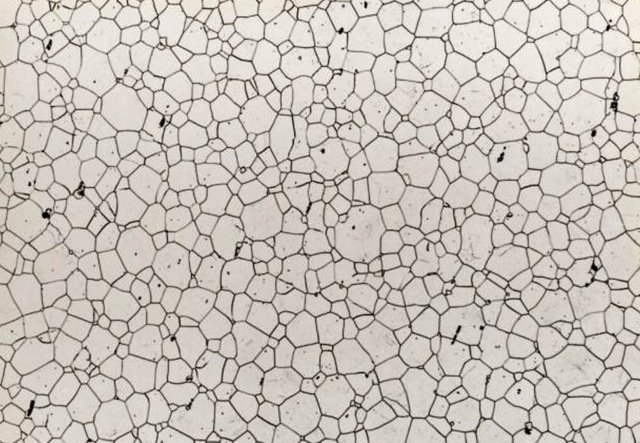
#> input picture Imagenes/granos/grains1.jpg, 640 x 443 px
$ python cornerDetection.py
#> lines starting #> are read from the running program, lines starting #| are printed output that depends on the picture; after the words box and inside, x2 and y2 are one past the last pixel; in counts of white or black regions, pixels touching at a corner belong together
# -*- coding: utf-8 -*-

""" Aplicar distintos algoritmos para determinar las esquinas de los elementos en una imagen"""

import cv2
import numpy as np

# Cargar imagen
img = cv2.imread('./Imagenes/granos/grains1.jpg')
#> img is the input picture: shape (443, 640, 3); mean B, G, R 186.5, 194, 200.4

# Path donde guardar los resultados
path = "./Imagenes/granos/resultados/"

###################
## HARRIS corner ##
###################

gray = cv2.cvtColor(img,cv2.COLOR_BGR2GRAY)
gray32 = np.float32(gray)  #Harris works on float32 images.

# image, block size (size of neighborhood considered), ksize (aperture parameter for Sobel), k
harris = cv2.cornerHarris(gray32,2,3,0.04)
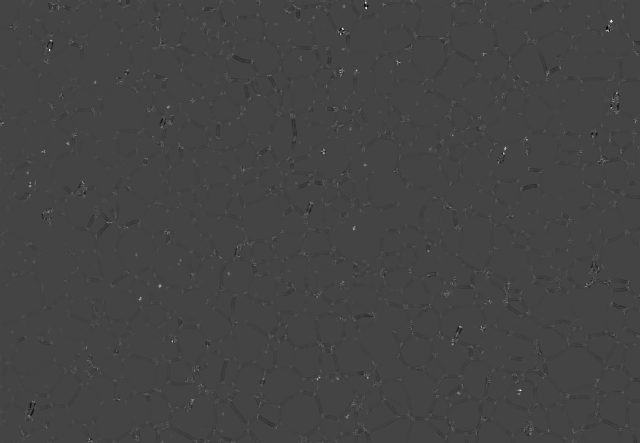
#> harris: shape (443, 640) float32; min -40049548, max 108820440, mean -108268.3; drawn with min black and max white

# Threshold for an optimal value, it may vary depending on the image.
img[harris>0.01*harris.max()]=[255,0,0]    # replace these pixels with blue
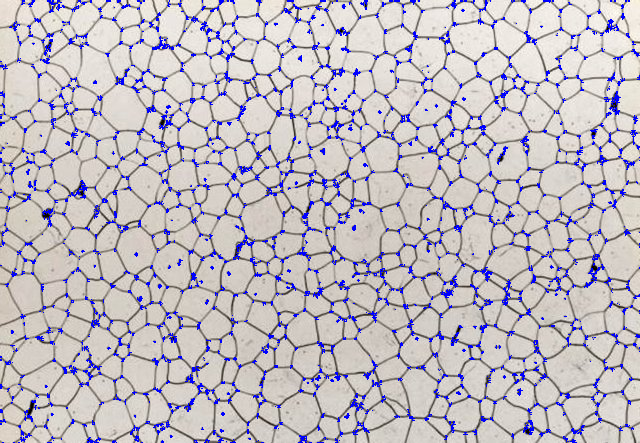
#> img: shape (443, 640, 3); 5.71% of pixels changed, all inside (x1, y1, x2, y2) = (0, 0, 640, 443)

cv2.imwrite(path + 'Harris_Corners.jpg',img)

#########################################################
## Shi-Tomasi Corner Detector & Good Features to Track ##
#########################################################

"""
In opencv it is called goodfeaturestotrack
"""

#input image, #points, quality level (0-1), min euclidean dist. between detected points
corners = cv2.goodFeaturesToTrack(gray,50,0.05,10)
#> corners = 50 rows, first 8: [610, 20], [365, 7], [342, 28], [29, 185], [519, 389], [50, 40], [159, 285], [323, 152]
corners = np.int0(corners)   #np.int0 is int64

for i in corners:
    x,y = i.ravel()   # Ravel Returns a contiguous flattened array.
#    print(x,y)
    cv2.circle(img,(x,y),3,255,-1)  #Draws circle (Img, center, radius, color, etc.)
#> this loop made 50 passes
#> (x, y) on passes 1 to 12: (610, 20), (365, 7), (342, 28), (29, 185), (519, 389), (50, 40), (159, 285), (323, 152), (459, 326), (503, 152), (526, 139), (353, 228)
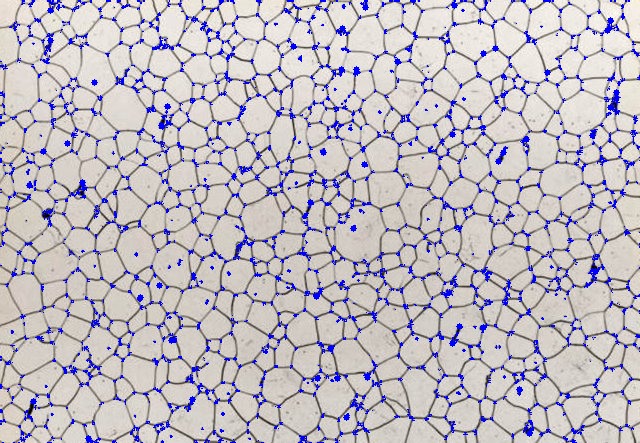
#> img: shape (443, 640, 3); 0.28% of pixels changed, all inside (x1, y1, x2, y2) = (26, 3, 620, 441)

cv2.imwrite(path + 'Corners_goodfeaturestotrack.jpg',img)

#################
#SIFT and SURF ##
#################
"""
Don't work in OpenCV 3
SIFT significa (Stands for scale invariant feature transform)
"""

##########
## FAST ##
##########
"""
- FAST significa (Features from Accelerated Segment Test)
- High speed corner detector
- FAST is only keypoint detector. Cannot get any descriptors.
"""

# Initiate FAST object with default values
detector = cv2.FastFeatureDetector_create(50)   #Detects 50 points

kp = detector.detect(img, None)
#> kp = 3117 keypoints; strongest (x, y, size): (163, 42, 7), (610, 17, 7), (338, 71, 7), (347, 30, 7)

img2 = cv2.drawKeypoints(img, kp, None, flags=0)
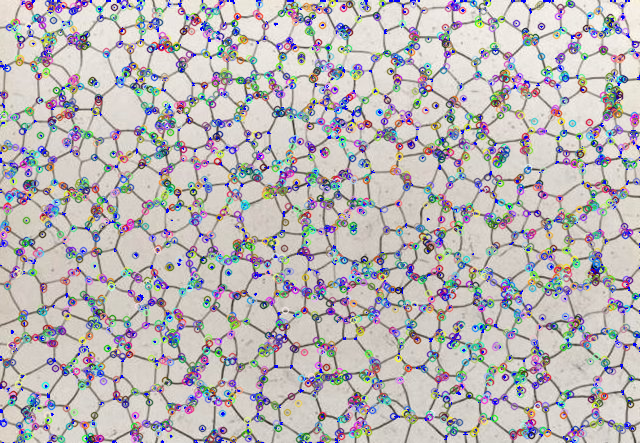
#> img2: shape (443, 640, 3); mean B, G, R 182.4, 181.4, 186.2

cv2.imwrite(path + 'Corners_FAST.jpg',img2)

###########
## BRIEF ##
###########

"""
- BRIEF significa (Binary Robust Independent Elementary Features)
- One important point is that BRIEF is a feature descriptor,
- it doesn’t provide any method to find the features.
- Not going to show the example as BRIEF also not working in OpenCV 3
"""

#########
## ORB ##
#########
"""
- ORB significa (Oriented FAST and Rotated BRIEF)
- An efficient alternative to SIFT or SURF
- ORB is basically a fusion of FAST keypoint detector and BRIEF descriptor
"""

orb = cv2.ORB_create(100)
kp, des = orb.detectAndCompute(img, None)
#> kp = 100 keypoints; strongest (x, y, size): (301, 57, 31), (301, 59, 31), (340, 74, 31), (169, 106, 31)

# draw only keypoints location,not size and orientation
#img2 = cv2.drawKeypoints(img, kp, None, flags=None)
# Now, let us draw with rich key points, reflecting descriptors.
# Descriptors here show both the scale and the orientation of the keypoint.

img2 = cv2.drawKeypoints(img, kp, None, flags=cv2.DRAW_MATCHES_FLAGS_DRAW_RICH_KEYPOINTS)
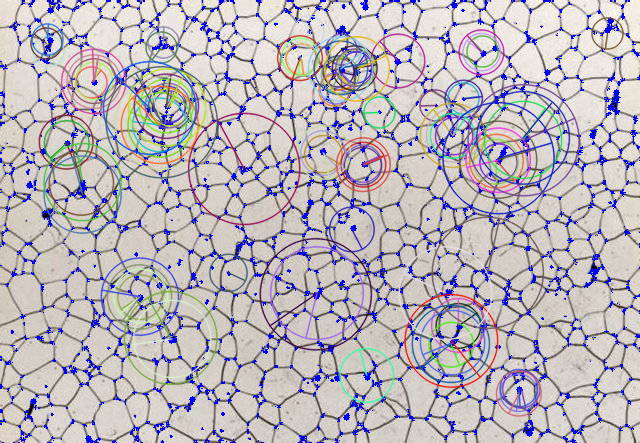
#> img2: shape (443, 640, 3); mean B, G, R 188.5, 180.3, 186.4
cv2.imwrite(path + "With_keypoints.jpg", img2)

$ run again, with Imagenes/granos/grains2.jpg copied over Imagenes/granos/grains1.jpg
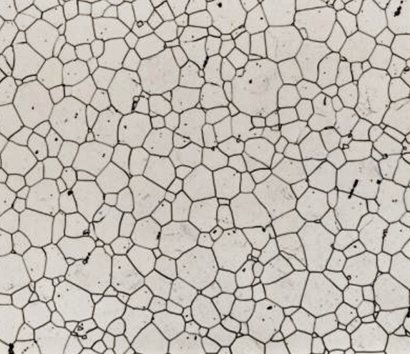
#> input picture Imagenes/granos/grains2.jpg, 410 x 354 px
#> img is the input picture: shape (354, 410, 3); mean B, G, R 179.7, 187.2, 193.5
#> corners = 50 rows, first 8: [56, 139], [267, 308], [220, 6], [356, 180], [250, 82], [400, 6], [264, 231], [380, 181]
#> the loop `for i in corners:` made 50 passes
#> after the loop `for i in corners:`:
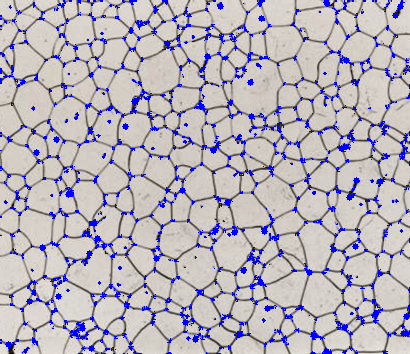
#> img: shape (354, 410, 3); mean B, G, R 189, 177.8, 183.6
#> `kp = detector.detect(img, None)`: kp = 1769 keypoints; strongest (x, y, size): (238, 175, 7), (99, 242, 7), (67, 289, 7), (354, 192, 7)
#> `kp, des = orb.detectAndCompute(img, None)`: kp = 100 keypoints; strongest (x, y, size): (313, 192, 31), (119, 267, 31), (58, 298, 31), (357, 246, 31)
#> `img2 = cv2.drawKeypoints(img, kp, None, flags=cv2.DRAW_MATCHES_FLAGS_D..`:
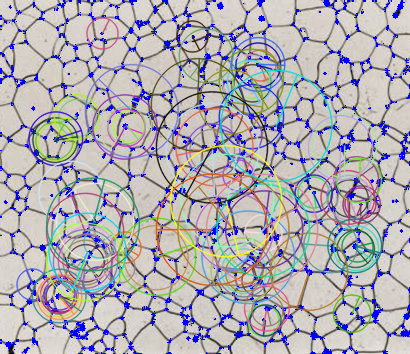
#> img2: shape (354, 410, 3); mean B, G, R 180, 172.8, 176.3

$ run again, with Imagenes/granos/grains3.jpg copied over Imagenes/granos/grains1.jpg
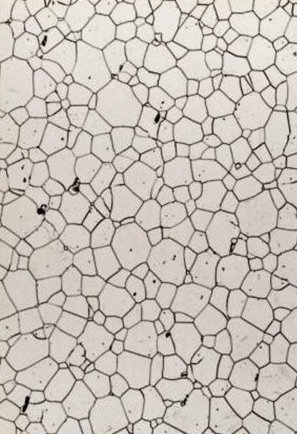
#> input picture Imagenes/granos/grains3.jpg, 297 x 434 px
#> img is the input picture: shape (434, 297, 3); mean B, G, R 185.6, 193.5, 200.2
#> corners = 50 rows, first 8: [24, 181], [45, 36], [154, 281], [62, 139], [166, 336], [38, 147], [135, 293], [162, 102]
#> the loop `for i in corners:` made 50 passes
#> after the loop `for i in corners:`:
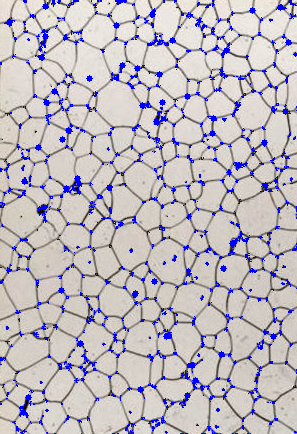
#> img: shape (434, 297, 3); mean B, G, R 193.5, 184.7, 191
#> `kp = detector.detect(img, None)`: kp = 1471 keypoints; strongest (x, y, size): (159, 38, 7), (43, 47, 7), (225, 54, 7), (121, 3, 7)
#> `kp, des = orb.detectAndCompute(img, None)`: kp = 100 keypoints; strongest (x, y, size): (159, 38, 31), (62, 138, 31), (89, 77, 37.2), (89, 79, 37.2)
#> `img2 = cv2.drawKeypoints(img, kp, None, flags=cv2.DRAW_MATCHES_FLAGS_D..`:
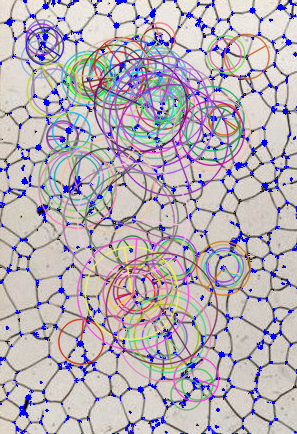
#> img2: shape (434, 297, 3); mean B, G, R 185.1, 176, 184.7
